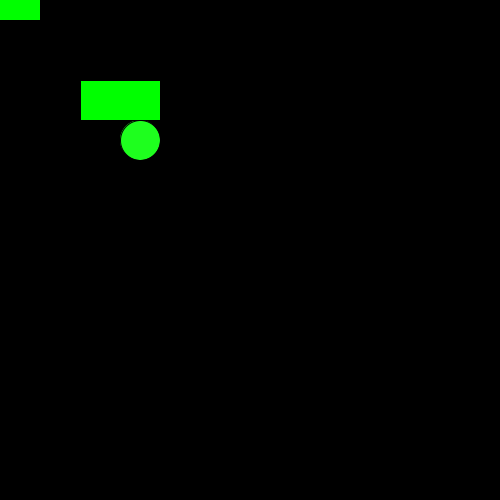
Frame 1 (no input)
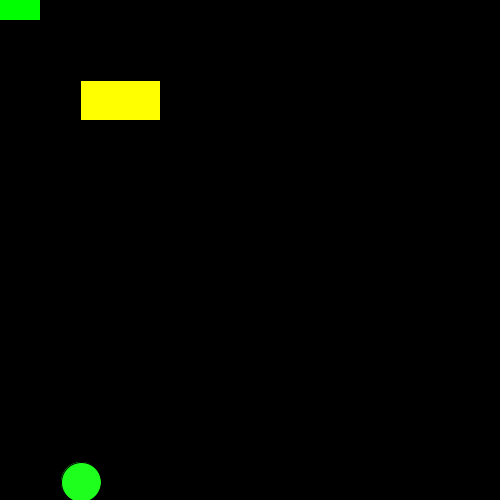
Frame 60 (the mouse pressed at the canvas centre just before this capture)
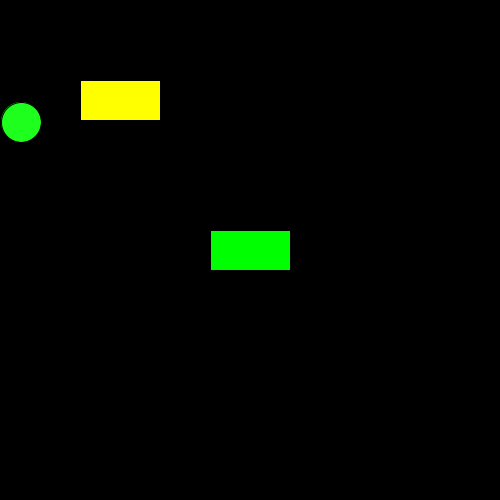
Frame 120 (the mouse held since frame 60 and released just before this capture)

The Processing sketch that drew these frames (run headless with seeded random() and noise(); from frame 60 on, the mouse is pressed at the canvas centre):

// Processing sketch: A2Completion
// ── A2Completion.pde
float x = 140, y = 140;
float rx, ry;
float vx = -1, vy = -6;
boolean bounce1 = false, bounce2 = false, bounce3 = false;

void setup(){
  size(500,500);
}

void draw(){
  background(0);
  float rheight = 40;
  float rwidth = 80;
  float diam = 40;
  float rad = diam/2;
  
  fill(30,255,30);
  ellipse(x,y,diam,diam);
  x = x + vx;
  y = y + vy;
  
  fill(0,255,0);
  rx = mouseX - rwidth/2;
  ry = mouseY - rheight/2;
  rect(rx,ry,rwidth,rheight);
  
  if(x - diam / 2 < 0 || x + diam / 2 > width){
    vx = -vx;
  } else if (y - diam / 2 < 0 || y + diam / 2 > height){
    vy = -vy;
  }
  
  if (x + rad > rx && x - rad < rx + rwidth && y + rad > ry && y - rad < ry + rheight){
    if ( x + rad > rx && x < rx) {
      vx = -vx;
    }
    if(x - rad < rx + rwidth && x > rx + rwidth){
      vx = -vx;
    }
    if ( y + rad > ry && y < ry){
      vy = -vy;
    }
    if ( y - rad < ry + rheight && y > ry + rheight){
      vy =-vy;
    }
  }
  
  float x1 = 80, y1 = 80;
  

  rect(x1, y1, rwidth, rheight);


  if (bounce1 == true && bounce2 == false && bounce3 == false){
    fill(255, 255, 0);
    rect(x1,y1,rwidth,rheight);

  } else if (bounce1 == true && bounce2 == true && bounce3 == false){
    fill(255,0,0);
    rect(x1,y1,rwidth,rheight);
  
  } else if (bounce1 == true && bounce2 == true && bounce3 == true){
    fill(0,0,0);
    rect(x1,y1,rwidth,rheight);
  
  } else {
    fill(165,42,42);
  }
  
  if (x + rad > x1 && x - rad < x1 + rwidth && y + rad > y1 && y - rad < y1 + rheight){
    if (bounce1 == true && bounce2 == true && bounce3 == true || bounce1 == true && bounce2 == true && bounce3 == false || bounce1 == true && bounce2 == false && bounce3 == false || bounce1 == false && bounce2 == false && bounce3 == false){
      
      //left
      if (!bounce1 && !bounce2 && !bounce3){
        if(x+rad > x1 && x < x1){
          bounce1 = true;
          vx = -vx;
        }
      } else if (bounce1 && !bounce2 && !bounce3){
        if (x+rad > x1 && x < x1){
          bounce1 = true;
          bounce2 = true;
          vx = -vx;
        }
      } else if (bounce1 && bounce2 && !bounce3){
        if (x+rad > x1 && x < x1){
          bounce1 = true;
          bounce3 = true;
          vx = -vx;
        }
      }
      
      //right
      if (!bounce1 && !bounce2 && !bounce3){
        if (x + rad < x1 + rwidth && x > x1 + rwidth){
          bounce1 = true;
          vx = -vx;
        }
      } else if (bounce1 && !bounce2 && !bounce3){
        if (x - rad < x1 + rwidth && x > x1 + rwidth){
          bounce1 = true;
          bounce2 = true;
          vx = -vx;
        }
      } else if (bounce1 && bounce2 && !bounce3){
        if (x - rad < x1 + rwidth && x > x1 + rwidth){
          bounce1 = true;
          bounce2 = true;
          bounce3 = true;
          vx = -vx;
        }
      }
      
      //top
      if(!bounce1 && !bounce2 && !bounce3){
        if(y + rad > y1 && y < y1){
          bounce1 = true;
          vy = -vy;
        }
      } else if (bounce1 && !bounce2 && !bounce3){
        if (y + rad > y1 && y < y1){
          bounce1 = true;
          bounce2 = true;
          vy = -vy;
        }
      } else if (bounce1 && bounce2 && !bounce3){
        if (y + rad > y1 && y < y1){
          bounce1 = true;
          bounce2 = true;
          bounce3 = true;
          vy = -vy;
        }
      }
      
      //bottom
      if (!bounce1 && !bounce2 && !bounce3){
        if(y - rad < y1 + rheight && y > y1 + rheight){
        
          bounce1 = true;
          vy = -vy;
        }
      } else if (bounce1 && !bounce2 && !bounce3){
        if (y - rad < y1 + rheight && y > y1 + rheight){
      
          bounce1 = true;
          bounce2 = true;
          vy = -vy;
        }
      } else if (bounce1 && bounce2 && !bounce3){
        if (y - rad < y1 + rheight && y > y1 + rheight){
       
          bounce1 = true;
          bounce2 = true;
          bounce3 = true;
          
          vy = -vy;
    }}
 
    }}}
